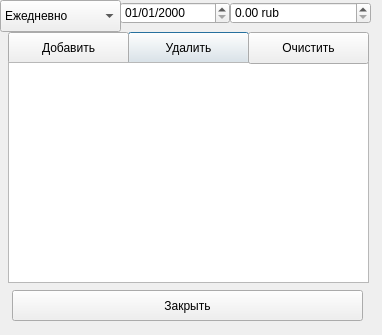
<?xml version="1.0" encoding="UTF-8"?>
<ui version="4.0">
 <class>ReplenishmentList</class>
 <widget class="QDialog" name="ReplenishmentList">
  <property name="geometry">
   <rect>
    <x>0</x>
    <y>0</y>
    <width>382</width>
    <height>335</height>
   </rect>
  </property>
  <property name="minimumSize">
   <size>
    <width>382</width>
    <height>335</height>
   </size>
  </property>
  <property name="maximumSize">
   <size>
    <width>382</width>
    <height>335</height>
   </size>
  </property>
  <property name="windowTitle">
   <string>Dialog</string>
  </property>
  <widget class="QDoubleSpinBox" name="sum">
   <property name="geometry">
    <rect>
     <x>230</x>
     <y>2</y>
     <width>141</width>
     <height>22</height>
    </rect>
   </property>
   <property name="suffix">
    <string> rub</string>
   </property>
   <property name="maximum">
    <double>9999999999.989999771118164</double>
   </property>
  </widget>
  <widget class="QPushButton" name="delete_2">
   <property name="geometry">
    <rect>
     <x>128</x>
     <y>32</y>
     <width>121</width>
     <height>32</height>
    </rect>
   </property>
   <property name="text">
    <string>Удалить</string>
   </property>
  </widget>
  <widget class="QPushButton" name="add">
   <property name="geometry">
    <rect>
     <x>8</x>
     <y>32</y>
     <width>121</width>
     <height>32</height>
    </rect>
   </property>
   <property name="text">
    <string>Добавить</string>
   </property>
  </widget>
  <widget class="QListWidget" name="listWidget">
   <property name="geometry">
    <rect>
     <x>8</x>
     <y>62</y>
     <width>361</width>
     <height>221</height>
    </rect>
   </property>
  </widget>
  <widget class="QDateEdit" name="date">
   <property name="geometry">
    <rect>
     <x>120</x>
     <y>2</y>
     <width>110</width>
     <height>22</height>
    </rect>
   </property>
   <property name="displayFormat">
    <string>dd/MM/yyyy</string>
   </property>
  </widget>
  <widget class="QPushButton" name="clear">
   <property name="geometry">
    <rect>
     <x>248</x>
     <y>32</y>
     <width>121</width>
     <height>32</height>
    </rect>
   </property>
   <property name="text">
    <string>Очистить</string>
   </property>
  </widget>
  <widget class="QComboBox" name="period">
   <property name="geometry">
    <rect>
     <x>0</x>
     <y>0</y>
     <width>121</width>
     <height>32</height>
    </rect>
   </property>
   <item>
    <property name="text">
     <string>Ежедневно</string>
    </property>
   </item>
   <item>
    <property name="text">
     <string>Еженедльно</string>
    </property>
   </item>
   <item>
    <property name="text">
     <string>Ежемесячно</string>
    </property>
   </item>
   <item>
    <property name="text">
     <string>Ежегодно</string>
    </property>
   </item>
   <item>
    <property name="text">
     <string>Разовое</string>
    </property>
   </item>
  </widget>
  <widget class="QPushButton" name="close">
   <property name="geometry">
    <rect>
     <x>12</x>
     <y>290</y>
     <width>351</width>
     <height>31</height>
    </rect>
   </property>
   <property name="text">
    <string>Закрыть</string>
   </property>
  </widget>
 </widget>
 <resources/>
 <connections/>
</ui>
